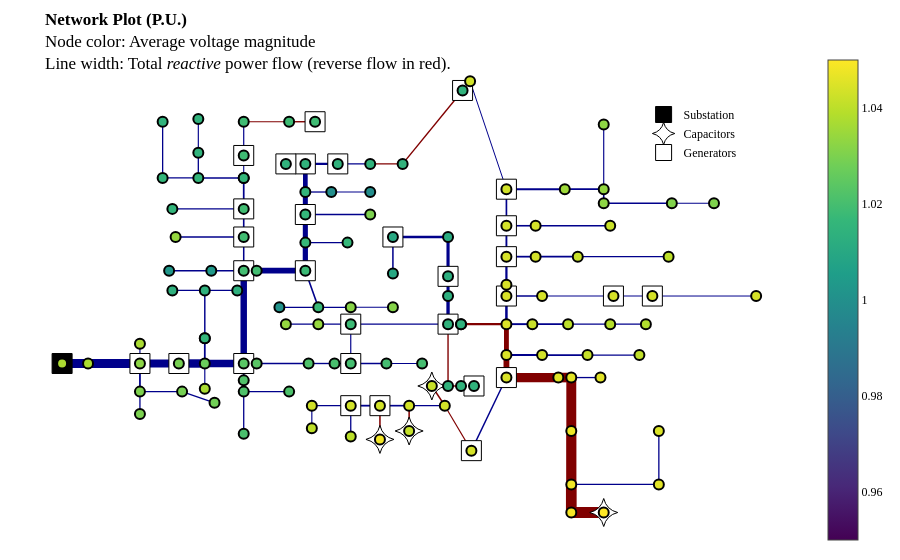

This figure's notebook cell:
### Code cell
opf.plot_network(
    case,
    v = sol.voltages,
    p_flow = sol.p_flow,
    q_flow = sol.q_flow,
    p_gen=sol.p_gen,
    q_gen=sol.q_gen,
    show_reactive_power=True,
    t=t_plot
)

### Figure 1 — Plotly figure (JSON) as saved in the notebook; plotly's stock layout.template omitted (floating-point values rounded to 4 significant figures; data arrays with more than 128 entries replaced by an {"elided": "..."} marker saying what was removed)
{"data": [{"hoverinfo": "none", "line": {"color": "darkblue", "dash": "solid", "width": 9.007}, "mode": "lines", "showlegend": false, "type": "scatter", "x": [-0.8612, -0.8612], "y": [-0.2909, -0.2909]}, {"hoverinfo": "none", "line": {"color": "darkblue", "dash": "solid", "width": 9.007}, "mode": "lines", "showlegend": false, "type": "scatter", "x": [-0.8612, -0.7916], "y": [-0.2909, -0.2909]}, {"hoverinfo": "none", "line": {"color": "darkblue", "dash": "solid", "width": 9.007}, "mode": "lines", "showlegend": false, "type": "scatter", "x": [-0.7916, -0.6524], "y": [-0.2909, -0.2909]}, {"hoverinfo": "none", "line": {"color": "darkblue", "dash": "solid", "width": 1.151}, "mode": "lines", "showlegend": false, "type": "scatter", "x": [-0.6524, -0.6524], "y": [-0.2909, -0.2009]}, {"hoverinfo": "none", "line": {"color": "darkblue", "dash": "solid", "width": 1.775}, "mode": "lines", "showlegend": false, "type": "scatter", "x": [-0.6524, -0.6524], "y": [-0.2909, -0.4195]}, {"hoverinfo": "none", "line": {"color": "darkblue", "dash": "solid", "width": 8.176}, "mode": "lines", "showlegend": false, "type": "scatter", "x": [-0.6524, -0.5481], "y": [-0.2909, -0.2909]}, {"hoverinfo": "none", "line": {"color": "darkblue", "dash": "solid", "width": 1.302}, "mode": "lines", "showlegend": false, "type": "scatter", "x": [-0.6524, -0.6524], "y": [-0.4195, -0.5224]}, {"hoverinfo": "none", "line": {"color": "darkblue", "dash": "solid", "width": 1.473}, "mode": "lines", "showlegend": false, "type": "scatter", "x": [-0.6524, -0.5394], "y": [-0.4195, -0.4195]}, {"hoverinfo": "none", "line": {"color": "darkblue", "dash": "solid", "width": 1.318}, "mode": "lines", "showlegend": false, "type": "scatter", "x": [-0.5394, -0.4524], "y": [-0.4195, -0.4709]}, {"hoverinfo": "none", "line": {"color": "darkblue", "dash": "solid", "width": 8.423}, "mode": "lines", "showlegend": false, "type": "scatter", "x": [-0.5481, -0.4785], "y": [-0.2909, -0.2909]}, {"hoverinfo": "none", "line": {"color": "darkblue", "dash": "solid", "width": 1.151}, "mode": "lines", "showlegend": false, "type": "scatter", "x": [-0.4785, -0.4785], "y": [-0.2909, -0.4067]}, {"hoverinfo": "none", "line": {"color": "darkblue", "dash": "solid", "width": 1.76}, "mode": "lines", "showlegend": false, "type": "scatter", "x": [-0.4785, -0.4785], "y": [-0.2909, -0.1752]}, {"hoverinfo": "none", "line": {"color": "darkblue", "dash": "solid", "width": 7.512}, "mode": "lines", "showlegend": false, "type": "scatter", "x": [-0.4785, -0.3741], "y": [-0.2909, -0.2909]}, {"hoverinfo": "none", "line": {"color": "darkblue", "dash": "solid", "width": 1.458}, "mode": "lines", "showlegend": false, "type": "scatter", "x": [-0.4785, -0.4785], "y": [-0.1752, -0.1752]}, {"hoverinfo": "none", "line": {"color": "darkblue", "dash": "solid", "width": 1.458}, "mode": "lines", "showlegend": false, "type": "scatter", "x": [-0.4785, -0.4785], "y": [-0.1752, 0.04337]}, {"hoverinfo": "none", "line": {"color": "darkblue", "dash": "solid", "width": 1.764}, "mode": "lines", "showlegend": false, "type": "scatter", "x": [-0.3741, -0.3741], "y": [-0.2909, -0.3681]}, {"hoverinfo": "none", "line": {"color": "darkblue", "dash": "solid", "width": 6.464}, "mode": "lines", "showlegend": false, "type": "scatter", "x": [-0.3741, -0.3741], "y": [-0.2909, 0.1334]}, {"hoverinfo": "none", "line": {"color": "darkblue", "dash": "solid", "width": 1.306}, "mode": "lines", "showlegend": false, "type": "scatter", "x": [-0.4785, -0.5655], "y": [0.04337, 0.04337]}, {"hoverinfo": "none", "line": {"color": "darkblue", "dash": "solid", "width": 1.152}, "mode": "lines", "showlegend": false, "type": "scatter", "x": [-0.4785, -0.3915], "y": [0.04337, 0.04337]}, {"hoverinfo": "none", "line": {"color": "darkblue", "dash": "solid", "width": 1.453}, "mode": "lines", "showlegend": false, "type": "scatter", "x": [-0.3741, -0.3741], "y": [-0.3681, -0.4195]}, {"hoverinfo": "none", "line": {"color": "darkblue", "dash": "solid", "width": 1.302}, "mode": "lines", "showlegend": false, "type": "scatter", "x": [-0.3741, -0.3741], "y": [-0.4195, -0.6124]}, {"hoverinfo": "none", "line": {"color": "darkblue", "dash": "solid", "width": 1.151}, "mode": "lines", "showlegend": false, "type": "scatter", "x": [-0.3741, -0.2524], "y": [-0.4195, -0.4195]}, {"hoverinfo": "none", "line": {"color": "darkblue", "dash": "solid", "width": 1.602}, "mode": "lines", "showlegend": false, "type": "scatter", "x": [-0.3741, -0.4611], "y": [0.1334, 0.1334]}, {"hoverinfo": "none", "line": {"color": "darkblue", "dash": "solid", "width": 1.531}, "mode": "lines", "showlegend": false, "type": "scatter", "x": [-0.3741, -0.3741], "y": [0.1334, 0.2877]}, {"hoverinfo": "none", "line": {"color": "darkblue", "dash": "solid", "width": 1.3}, "mode": "lines", "showlegend": false, "type": "scatter", "x": [-0.4611, -0.5742], "y": [0.1334, 0.1334]}, {"hoverinfo": "none", "line": {"color": "darkblue", "dash": "solid", "width": 1.318}, "mode": "lines", "showlegend": false, "type": "scatter", "x": [-0.3741, -0.5568], "y": [0.2877, 0.2877]}, {"hoverinfo": "none", "line": {"color": "darkblue", "dash": "solid", "width": 1.612}, "mode": "lines", "showlegend": false, "type": "scatter", "x": [-0.3741, -0.3741], "y": [0.2877, 0.4162]}, {"hoverinfo": "none", "line": {"color": "darkblue", "dash": "solid", "width": 1.302}, "mode": "lines", "showlegend": false, "type": "scatter", "x": [-0.3741, -0.5655], "y": [0.4162, 0.4162]}, {"hoverinfo": "none", "line": {"color": "darkblue", "dash": "solid", "width": 1.708}, "mode": "lines", "showlegend": false, "type": "scatter", "x": [-0.3741, -0.3741], "y": [0.4162, 0.5577]}, {"hoverinfo": "none", "line": {"color": "darkblue", "dash": "solid", "width": 1.605}, "mode": "lines", "showlegend": false, "type": "scatter", "x": [-0.3741, -0.3741], "y": [0.5577, 0.5577]}, {"hoverinfo": "none", "line": {"color": "darkblue", "dash": "solid", "width": 1.605}, "mode": "lines", "showlegend": false, "type": "scatter", "x": [-0.3741, -0.4959], "y": [0.5577, 0.5577]}, {"hoverinfo": "none", "line": {"color": "darkblue", "dash": "solid", "width": 1.102}, "mode": "lines", "showlegend": false, "type": "scatter", "x": [-0.3741, -0.3741], "y": [0.5577, 0.6606]}, {"hoverinfo": "none", "line": {"color": "darkblue", "dash": "solid", "width": 1.303}, "mode": "lines", "showlegend": false, "type": "scatter", "x": [-0.4959, -0.5916], "y": [0.5577, 0.5577]}, {"hoverinfo": "none", "line": {"color": "darkblue", "dash": "solid", "width": 1.302}, "mode": "lines", "showlegend": false, "type": "scatter", "x": [-0.4959, -0.4959], "y": [0.5577, 0.6734]}, {"hoverinfo": "none", "line": {"color": "darkblue", "dash": "solid", "width": 1.303}, "mode": "lines", "showlegend": false, "type": "scatter", "x": [-0.5916, -0.5916], "y": [0.5577, 0.8148]}, {"hoverinfo": "none", "line": {"color": "darkblue", "dash": "solid", "width": 1.201}, "mode": "lines", "showlegend": false, "type": "scatter", "x": [-0.3741, -0.3741], "y": [0.6606, 0.8148]}, {"hoverinfo": "none", "line": {"color": "maroon", "dash": "solid", "width": 1.096}, "mode": "lines", "showlegend": false, "type": "scatter", "x": [-0.3741, -0.2524], "y": [0.8148, 0.8148]}, {"hoverinfo": "none", "line": {"color": "maroon", "dash": "solid", "width": 1.398}, "mode": "lines", "showlegend": false, "type": "scatter", "x": [-0.2524, -0.1828], "y": [0.8148, 0.8148]}, {"hoverinfo": "none", "line": {"color": "darkblue", "dash": "solid", "width": 1.151}, "mode": "lines", "showlegend": false, "type": "scatter", "x": [-0.4959, -0.4959], "y": [0.6734, 0.8277]}, {"hoverinfo": "none", "line": {"color": "darkblue", "dash": "solid", "width": 5.729}, "mode": "lines", "showlegend": false, "type": "scatter", "x": [-0.3394, -0.2089], "y": [0.1334, 0.1334]}, {"hoverinfo": "none", "line": {"color": "darkblue", "dash": "solid", "width": 1.601}, "mode": "lines", "showlegend": false, "type": "scatter", "x": [-0.2089, -0.1741], "y": [0.1334, -0.03378]}, {"hoverinfo": "none", "line": {"color": "darkblue", "dash": "solid", "width": 5.224}, "mode": "lines", "showlegend": false, "type": "scatter", "x": [-0.2089, -0.2089], "y": [0.1334, 0.262]}, {"hoverinfo": "none", "line": {"color": "darkblue", "dash": "solid", "width": 1.295}, "mode": "lines", "showlegend": false, "type": "scatter", "x": [-0.1741, -0.2785], "y": [-0.03378, -0.03378]}, {"hoverinfo": "none", "line": {"color": "darkblue", "dash": "solid", "width": 1.306}, "mode": "lines", "showlegend": false, "type": "scatter", "x": [-0.1741, -0.08714], "y": [-0.03378, -0.03378]}, {"hoverinfo": "none", "line": {"color": "darkblue", "dash": "solid", "width": 1.151}, "mode": "lines", "showlegend": false, "type": "scatter", "x": [-0.08714, 0.02593], "y": [-0.03378, -0.03378]}, {"hoverinfo": "none", "line": {"color": "darkblue", "dash": "solid", "width": 1.151}, "mode": "lines", "showlegend": false, "type": "scatter", "x": [-0.2089, -0.09583], "y": [0.262, 0.262]}, {"hoverinfo": "none", "line": {"color": "darkblue", "dash": "solid", "width": 5.072}, "mode": "lines", "showlegend": false, "type": "scatter", "x": [-0.2089, -0.2089], "y": [0.262, 0.3905]}, {"hoverinfo": "none", "line": {"color": "darkblue", "dash": "solid", "width": 1.315}, "mode": "lines", "showlegend": false, "type": "scatter", "x": [-0.2089, -0.03495], "y": [0.3905, 0.3905]}, {"hoverinfo": "none", "line": {"color": "darkblue", "dash": "solid", "width": 5.005}, "mode": "lines", "showlegend": false, "type": "scatter", "x": [-0.2089, -0.2089], "y": [0.3905, 0.4934]}, {"hoverinfo": "none", "line": {"color": "darkblue", "dash": "solid", "width": 1.3}, "mode": "lines", "showlegend": false, "type": "scatter", "x": [-0.2089, -0.1393], "y": [0.4934, 0.4934]}, {"hoverinfo": "none", "line": {"color": "darkblue", "dash": "solid", "width": 4.705}, "mode": "lines", "showlegend": false, "type": "scatter", "x": [-0.2089, -0.2089], "y": [0.4934, 0.622]}, {"hoverinfo": "none", "line": {"color": "darkblue", "dash": "solid", "width": 1.151}, "mode": "lines", "showlegend": false, "type": "scatter", "x": [-0.1393, -0.03495], "y": [0.4934, 0.4934]}, {"hoverinfo": "none", "line": {"color": "darkblue", "dash": "solid", "width": 2.874}, "mode": "lines", "showlegend": false, "type": "scatter", "x": [-0.2089, -0.2611], "y": [0.622, 0.622]}, {"hoverinfo": "none", "line": {"color": "darkblue", "dash": "solid", "width": 2.093}, "mode": "lines", "showlegend": false, "type": "scatter", "x": [-0.2089, -0.1219], "y": [0.622, 0.622]}, {"hoverinfo": "none", "line": {"color": "darkblue", "dash": "solid", "width": 1.055}, "mode": "lines", "showlegend": false, "type": "scatter", "x": [-0.1219, -0.03495], "y": [0.622, 0.622]}, {"hoverinfo": "none", "line": {"color": "maroon", "dash": "solid", "width": 1.247}, "mode": "lines", "showlegend": false, "type": "scatter", "x": [-0.03495, 0.05202], "y": [0.622, 0.622]}, {"hoverinfo": "none", "line": {"color": "maroon", "dash": "solid", "width": 1.398}, "mode": "lines", "showlegend": false, "type": "scatter", "x": [0.05202, 0.2127], "y": [0.622, 0.9578]}, {"hoverinfo": "none", "line": {"color": "darkblue", "dash": "solid", "width": 1.682}, "mode": "lines", "showlegend": false, "type": "scatter", "x": [-0.3394, -0.2002], "y": [-0.2909, -0.2909]}, {"hoverinfo": "none", "line": {"color": "darkblue", "dash": "solid", "width": 1.38}, "mode": "lines", "showlegend": false, "type": "scatter", "x": [-0.2002, -0.1306], "y": [-0.2909, -0.2909]}, {"hoverinfo": "none", "line": {"color": "darkblue", "dash": "solid", "width": 1.077}, "mode": "lines", "showlegend": false, "type": "scatter", "x": [-0.1306, -0.08714], "y": [-0.2909, -0.2909]}, {"hoverinfo": "none", "line": {"color": "darkblue", "dash": "solid", "width": 1.3}, "mode": "lines", "showlegend": false, "type": "scatter", "x": [-0.08714, 0.008531], "y": [-0.2909, -0.2909]}, {"hoverinfo": "none", "line": {"color": "darkblue", "dash": "solid", "width": 1.176}, "mode": "lines", "showlegend": false, "type": "scatter", "x": [-0.08714, -0.08714], "y": [-0.2909, -0.1109]}, {"hoverinfo": "none", "line": {"color": "darkblue", "dash": "solid", "width": 1.151}, "mode": "lines", "showlegend": false, "type": "scatter", "x": [0.008531, 0.1042], "y": [-0.2909, -0.2909]}, {"hoverinfo": "none", "line": {"color": "darkblue", "dash": "solid", "width": 1.306}, "mode": "lines", "showlegend": false, "type": "scatter", "x": [-0.08714, -0.1741], "y": [-0.1109, -0.1109]}, {"hoverinfo": "none", "line": {"color": "darkblue", "dash": "solid", "width": 1.268}, "mode": "lines", "showlegend": false, "type": "scatter", "x": [-0.08714, 0.1738], "y": [-0.1109, -0.1109]}, {"hoverinfo": "none", "line": {"color": "darkblue", "dash": "solid", "width": 1.151}, "mode": "lines", "showlegend": false, "type": "scatter", "x": [-0.1741, -0.2611], "y": [-0.1109, -0.1109]}, {"hoverinfo": "none", "line": {"color": "maroon", "dash": "solid", "width": 1.398}, "mode": "lines", "showlegend": false, "type": "scatter", "x": [0.1738, 0.1738], "y": [-0.1109, -0.3938]}, {"hoverinfo": "none", "line": {"color": "darkblue", "dash": "solid", "width": 3.365}, "mode": "lines", "showlegend": false, "type": "scatter", "x": [0.1738, 0.1738], "y": [-0.1109, 0.01765]}, {"hoverinfo": "none", "line": {"color": "darkblue", "dash": "solid", "width": 3.065}, "mode": "lines", "showlegend": false, "type": "scatter", "x": [0.1738, 0.1738], "y": [0.01765, 0.1077]}, {"hoverinfo": "none", "line": {"color": "darkblue", "dash": "solid", "width": 3.161}, "mode": "lines", "showlegend": false, "type": "scatter", "x": [0.1738, 0.1738], "y": [0.1077, 0.2877]}, {"hoverinfo": "none", "line": {"color": "darkblue", "dash": "solid", "width": 2.623}, "mode": "lines", "showlegend": false, "type": "scatter", "x": [0.1738, 0.02593], "y": [0.2877, 0.2877]}, {"hoverinfo": "none", "line": {"color": "darkblue", "dash": "solid", "width": 1.529}, "mode": "lines", "showlegend": false, "type": "scatter", "x": [0.02593, 0.02593], "y": [0.2877, 0.1205]}, {"hoverinfo": "none", "line": {"color": "maroon", "dash": "solid", "width": 2.453}, "mode": "lines", "showlegend": false, "type": "scatter", "x": [0.2086, 0.3303], "y": [-0.1109, -0.1109]}, {"hoverinfo": "none", "line": {"color": "darkblue", "dash": "solid", "width": 1.907}, "mode": "lines", "showlegend": false, "type": "scatter", "x": [0.3303, 0.3999], "y": [-0.1109, -0.1109]}, {"hoverinfo": "none", "line": {"color": "maroon", "dash": "solid", "width": 4.883}, "mode": "lines", "showlegend": false, "type": "scatter", "x": [0.3303, 0.3303], "y": [-0.1109, -0.2524]}, {"hoverinfo": "none", "line": {"color": "darkblue", "dash": "solid", "width": 2.523}, "mode": "lines", "showlegend": false, "type": "scatter", "x": [0.3303, 0.3303], "y": [-0.1109, 0.01765]}, {"hoverinfo": "none", "line": {"color": "darkblue", "dash": "solid", "width": 1.756}, "mode": "lines", "showlegend": false, "type": "scatter", "x": [0.3999, 0.4956], "y": [-0.1109, -0.1109]}, {"hoverinfo": "none", "line": {"color": "darkblue", "dash": "solid", "width": 1.454}, "mode": "lines", "showlegend": false, "type": "scatter", "x": [0.4956, 0.6086], "y": [-0.1109, -0.1109]}, {"hoverinfo": "none", "line": {"color": "darkblue", "dash": "solid", "width": 1.302}, "mode": "lines", "showlegend": false, "type": "scatter", "x": [0.6086, 0.7043], "y": [-0.1109, -0.1109]}, {"hoverinfo": "none", "line": {"color": "darkblue", "dash": "solid", "width": 1.922}, "mode": "lines", "showlegend": false, "type": "scatter", "x": [0.3303, 0.426], "y": [-0.2524, -0.2524]}, {"hoverinfo": "none", "line": {"color": "maroon", "dash": "solid", "width": 5.804}, "mode": "lines", "showlegend": false, "type": "scatter", "x": [0.3303, 0.3303], "y": [-0.2524, -0.3552]}, {"hoverinfo": "none", "line": {"color": "darkblue", "dash": "solid", "width": 1.619}, "mode": "lines", "showlegend": false, "type": "scatter", "x": [0.426, 0.5478], "y": [-0.2524, -0.2524]}, {"hoverinfo": "none", "line": {"color": "darkblue", "dash": "solid", "width": 1.302}, "mode": "lines", "showlegend": false, "type": "scatter", "x": [0.5478, 0.6869], "y": [-0.2524, -0.2524]}, {"hoverinfo": "none", "line": {"color": "maroon", "dash": "solid", "width": 9.319}, "mode": "lines", "showlegend": false, "type": "scatter", "x": [0.3303, 0.4695], "y": [-0.3552, -0.3552]}, {"hoverinfo": "none", "line": {"color": "darkblue", "dash": "solid", "width": 1.445}, "mode": "lines", "showlegend": false, "type": "scatter", "x": [0.3303, 0.2364], "y": [-0.3552, -0.6895]}, {"hoverinfo": "none", "line": {"color": "maroon", "dash": "solid", "width": 9.621}, "mode": "lines", "showlegend": false, "type": "scatter", "x": [0.4695, 0.5043], "y": [-0.3552, -0.3552]}, {"hoverinfo": "none", "line": {"color": "darkblue", "dash": "solid", "width": 1.321}, "mode": "lines", "showlegend": false, "type": "scatter", "x": [0.5043, 0.5825], "y": [-0.3552, -0.3552]}, {"hoverinfo": "none", "line": {"color": "maroon", "dash": "solid", "width": 9.942}, "mode": "lines", "showlegend": false, "type": "scatter", "x": [0.5043, 0.5043], "y": [-0.3552, -0.5995]}, {"hoverinfo": "none", "line": {"color": "maroon", "dash": "solid", "width": 10.24}, "mode": "lines", "showlegend": false, "type": "scatter", "x": [0.5043, 0.5043], "y": [-0.5995, -0.8438]}, {"hoverinfo": "none", "line": {"color": "maroon", "dash": "solid", "width": 10.7}, "mode": "lines", "showlegend": false, "type": "scatter", "x": [0.5043, 0.5043], "y": [-0.8438, -0.9724]}, {"hoverinfo": "none", "line": {"color": "darkblue", "dash": "solid", "width": 1.453}, "mode": "lines", "showlegend": false, "type": "scatter", "x": [0.5043, 0.7391], "y": [-0.8438, -0.8438]}, {"hoverinfo": "none", "line": {"color": "maroon", "dash": "solid", "width": 11}, "mode": "lines", "showlegend": false, "type": "scatter", "x": [0.5043, 0.5912], "y": [-0.9724, -0.9724]}, {"hoverinfo": "none", "line": {"color": "darkblue", "dash": "solid", "width": 1.302}, "mode": "lines", "showlegend": false, "type": "scatter", "x": [0.7391, 0.7391], "y": [-0.8438, -0.5995]}, {"hoverinfo": "none", "line": {"color": "maroon", "dash": "solid", "width": 1.104}, "mode": "lines", "showlegend": false, "type": "scatter", "x": [0.2364, 0.1651], "y": [-0.6895, -0.4838]}, {"hoverinfo": "none", "line": {"color": "maroon", "dash": "solid", "width": 1.53}, "mode": "lines", "showlegend": false, "type": "scatter", "x": [0.1651, 0.1303], "y": [-0.4838, -0.3938]}, {"hoverinfo": "none", "line": {"color": "darkblue", "dash": "solid", "width": 1.124}, "mode": "lines", "showlegend": false, "type": "scatter", "x": [0.1651, 0.06941], "y": [-0.4838, -0.4838]}, {"hoverinfo": "none", "line": {"color": "maroon", "dash": "solid", "width": 1.521}, "mode": "lines", "showlegend": false, "type": "scatter", "x": [0.06941, 0.06941], "y": [-0.4838, -0.5995]}, {"hoverinfo": "none", "line": {"color": "darkblue", "dash": "solid", "width": 1.646}, "mode": "lines", "showlegend": false, "type": "scatter", "x": [0.06941, -0.008863], "y": [-0.4838, -0.4838]}, {"hoverinfo": "none", "line": {"color": "maroon", "dash": "solid", "width": 1.541}, "mode": "lines", "showlegend": false, "type": "scatter", "x": [-0.008863, -0.008863], "y": [-0.4838, -0.6381]}, {"hoverinfo": "none", "line": {"color": "darkblue", "dash": "solid", "width": 1.789}, "mode": "lines", "showlegend": false, "type": "scatter", "x": [-0.008863, -0.08714], "y": [-0.4838, -0.4838]}, {"hoverinfo": "none", "line": {"color": "darkblue", "dash": "solid", "width": 1.302}, "mode": "lines", "showlegend": false, "type": "scatter", "x": [-0.08714, -0.08714], "y": [-0.4838, -0.6252]}, {"hoverinfo": "none", "line": {"color": "darkblue", "dash": "solid", "width": 1.302}, "mode": "lines", "showlegend": false, "type": "scatter", "x": [-0.08714, -0.1915], "y": [-0.4838, -0.4838]}, {"hoverinfo": "none", "line": {"color": "darkblue", "dash": "solid", "width": 1.151}, "mode": "lines", "showlegend": false, "type": "scatter", "x": [-0.1915, -0.1915], "y": [-0.4838, -0.5867]}, {"hoverinfo": "none", "line": {"color": "darkblue", "dash": "solid", "width": 1.419}, "mode": "lines", "showlegend": false, "type": "scatter", "x": [0.3303, 0.426], "y": [0.01765, 0.01765]}, {"hoverinfo": "none", "line": {"color": "darkblue", "dash": "solid", "width": 1.117}, "mode": "lines", "showlegend": false, "type": "scatter", "x": [0.426, 0.6173], "y": [0.01765, 0.01765]}, {"hoverinfo": "none", "line": {"color": "darkblue", "dash": "solid", "width": 1.054}, "mode": "lines", "showlegend": false, "type": "scatter", "x": [0.6173, 0.7217], "y": [0.01765, 0.01765]}, {"hoverinfo": "none", "line": {"color": "darkblue", "dash": "solid", "width": 1}, "mode": "lines", "showlegend": false, "type": "scatter", "x": [0.7217, 1], "y": [0.01765, 0.01765]}, {"hoverinfo": "none", "line": {"color": "darkblue", "dash": "solid", "width": 2.237}, "mode": "lines", "showlegend": false, "type": "scatter", "x": [0.3303, 0.3303], "y": [0.01765, 0.06908]}, {"hoverinfo": "none", "line": {"color": "darkblue", "dash": "solid", "width": 2.237}, "mode": "lines", "showlegend": false, "type": "scatter", "x": [0.3303, 0.3303], "y": [0.06908, 0.1977]}, {"hoverinfo": "none", "line": {"color": "darkblue", "dash": "solid", "width": 1.756}, "mode": "lines", "showlegend": false, "type": "scatter", "x": [0.3303, 0.4086], "y": [0.1977, 0.1977]}, {"hoverinfo": "none", "line": {"color": "darkblue", "dash": "solid", "width": 1.879}, "mode": "lines", "showlegend": false, "type": "scatter", "x": [0.3303, 0.3303], "y": [0.1977, 0.3391]}, {"hoverinfo": "none", "line": {"color": "darkblue", "dash": "solid", "width": 1.605}, "mode": "lines", "showlegend": false, "type": "scatter", "x": [0.4086, 0.5217], "y": [0.1977, 0.1977]}, {"hoverinfo": "none", "line": {"color": "darkblue", "dash": "solid", "width": 1.302}, "mode": "lines", "showlegend": false, "type": "scatter", "x": [0.5217, 0.7652], "y": [0.1977, 0.1977]}, {"hoverinfo": "none", "line": {"color": "darkblue", "dash": "solid", "width": 1.605}, "mode": "lines", "showlegend": false, "type": "scatter", "x": [0.3303, 0.4086], "y": [0.3391, 0.3391]}, {"hoverinfo": "none", "line": {"color": "darkblue", "dash": "solid", "width": 1.672}, "mode": "lines", "showlegend": false, "type": "scatter", "x": [0.3303, 0.3303], "y": [0.3391, 0.5063]}, {"hoverinfo": "none", "line": {"color": "darkblue", "dash": "solid", "width": 1.302}, "mode": "lines", "showlegend": false, "type": "scatter", "x": [0.4086, 0.6086], "y": [0.3391, 0.3391]}, {"hoverinfo": "none", "line": {"color": "darkblue", "dash": "solid", "width": 2.07}, "mode": "lines", "showlegend": false, "type": "scatter", "x": [0.3303, 0.4869], "y": [0.5063, 0.5063]}, {"hoverinfo": "none", "line": {"color": "darkblue", "dash": "solid", "width": 1}, "mode": "lines", "showlegend": false, "type": "scatter", "x": [0.3303, 0.2329], "y": [0.5063, 1]}, {"hoverinfo": "none", "line": {"color": "darkblue", "dash": "solid", "width": 1.768}, "mode": "lines", "showlegend": false, "type": "scatter", "x": [0.4869, 0.5912], "y": [0.5063, 0.5063]}, {"hoverinfo": "none", "line": {"color": "darkblue", "dash": "solid", "width": 1.151}, "mode": "lines", "showlegend": false, "type": "scatter", "x": [0.5912, 0.5912], "y": [0.5063, 0.802]}, {"hoverinfo": "none", "line": {"color": "darkblue", "dash": "solid", "width": 1.617}, "mode": "lines", "showlegend": false, "type": "scatter", "x": [0.5912, 0.5912], "y": [0.5063, 0.442]}, {"hoverinfo": "none", "line": {"color": "darkblue", "dash": "solid", "width": 1.463}, "mode": "lines", "showlegend": false, "type": "scatter", "x": [0.5912, 0.7739], "y": [0.442, 0.442]}, {"hoverinfo": "none", "line": {"color": "darkblue", "dash": "solid", "width": 1.151}, "mode": "lines", "showlegend": false, "type": "scatter", "x": [0.7739, 0.8869], "y": [0.442, 0.442]}, {"hoverinfo": "none", "line": {"color": "darkblue", "dash": "solid", "width": 5.729}, "mode": "lines", "showlegend": false, "type": "scatter", "x": [-0.3741, -0.3394], "y": [0.1334, 0.1334]}, {"hoverinfo": "none", "line": {"color": "darkblue", "dash": "solid", "width": 1.682}, "mode": "lines", "showlegend": false, "type": "scatter", "x": [-0.3741, -0.3394], "y": [-0.2909, -0.2909]}, {"hoverinfo": "none", "line": {"color": "maroon", "dash": "solid", "width": 2.453}, "mode": "lines", "showlegend": false, "type": "scatter", "x": [0.2086, 0.2086], "y": [-0.1109, -0.1109]}, {"hoverinfo": "none", "line": {"color": "maroon", "dash": "solid", "width": 2.453}, "mode": "lines", "showlegend": false, "type": "scatter", "x": [0.1738, 0.2086], "y": [-0.1109, -0.1109]}, {"hoverinfo": "none", "line": {"color": "maroon", "dash": "solid", "width": 1.398}, "mode": "lines", "showlegend": false, "type": "scatter", "x": [0.1738, 0.2086], "y": [-0.3938, -0.3938]}, {"hoverinfo": "none", "line": {"color": "maroon", "dash": "solid", "width": 1.398}, "mode": "lines", "showlegend": false, "type": "scatter", "x": [0.2086, 0.2434], "y": [-0.3938, -0.3938]}, {"hoverinfo": "none", "marker": {"color": "black", "line": {"color": "black", "width": 1}, "size": 20, "symbol": "square"}, "mode": "markers", "name": "Substation", "showlegend": true, "type": "scatter", "x": [-0.8612], "y": [-0.2909]}, {"type": "scatter"}, {"hoverinfo": "none", "marker": {"color": "white", "line": {"color": "black", "width": 1}, "size": 20, "symbol": "star-diamond"}, "mode": "markers", "name": "Capacitors", "showlegend": true, "type": "scatter", "x": [0.5912, 0.1303, 0.06941, -0.008863], "y": [-0.9724, -0.3938, -0.5995, -0.6381]}, {"hoverinfo": "none", "marker": {"color": "white", "line": {"color": "black", "width": 1}, "size": 20, "symbol": "square"}, "mode": "markers", "name": "Generators", "showlegend": true, "type": "scatter", "x": [-0.6524, -0.5481, -0.3741, -0.3741, -0.3741, -0.3741, -0.3741, -0.1828, -0.2089, -0.2089, -0.2089, -0.2611, -0.1219, 0.2127, -0.08714, -0.08714, 0.1738, 0.1738, 0.02593, 0.3303, 0.3303, 0.2364, -0.008863, -0.08714, 0.6173, 0.7217, 0.3303, 0.3303, 0.3303, 0.2434], "y": [-0.2909, -0.2909, -0.2909, 0.1334, 0.2877, 0.4162, 0.6606, 0.8148, 0.1334, 0.3905, 0.622, 0.622, 0.622, 0.9578, -0.2909, -0.1109, -0.1109, 0.1077, 0.2877, 0.01765, -0.3552, -0.6895, -0.4838, -0.4838, 0.01765, 0.01765, 0.1977, 0.3391, 0.5063, -0.3938]}, {"hoverlabel": {"font": {"family": "Monospace"}}, "hovertemplate": "%{text}", "marker": {"cmax": 1.05, "cmin": 0.95, "color": {"elided": "130 float values"}, "colorscale": [[0, "#440154"], [0.1111, "#482878"], [0.2222, "#3e4989"], [0.3333, "#31688e"], [0.4444, "#26828e"], [0.5556, "#1f9e89"], [0.6667, "#35b779"], [0.7778, "#6ece58"], [0.8889, "#b5de2b"], [1, "#fde725"]], "line": {"color": "black", "width": 2}, "reversescale": false, "showscale": true, "size": 10}, "mode": "markers", "showlegend": false, "text": {"elided": "130 str values"}, "textposition": "top center", "type": "scatter", "x": {"elided": "130 float values"}, "y": {"elided": "130 float values"}}], "layout": {"font": {"color": "Black", "family": "Droid Sans Mono"}, "legend": {"bgcolor": "White", "font": {"color": "Black"}, "x": 0.8, "y": 0.9}, "margin": {"b": 10, "l": 10, "r": 10, "t": 50}, "paper_bgcolor": "White", "plot_bgcolor": "White", "title": {"font": {"color": "Black"}, "text": "<b>Network Plot (P.U.)</b><br>Node color: Average voltage magnitude<br>Line width: Total <i>reactive</i> power flow (reverse flow in red)."}, "xaxis": {"visible": false}, "yaxis": {"visible": false}}}
